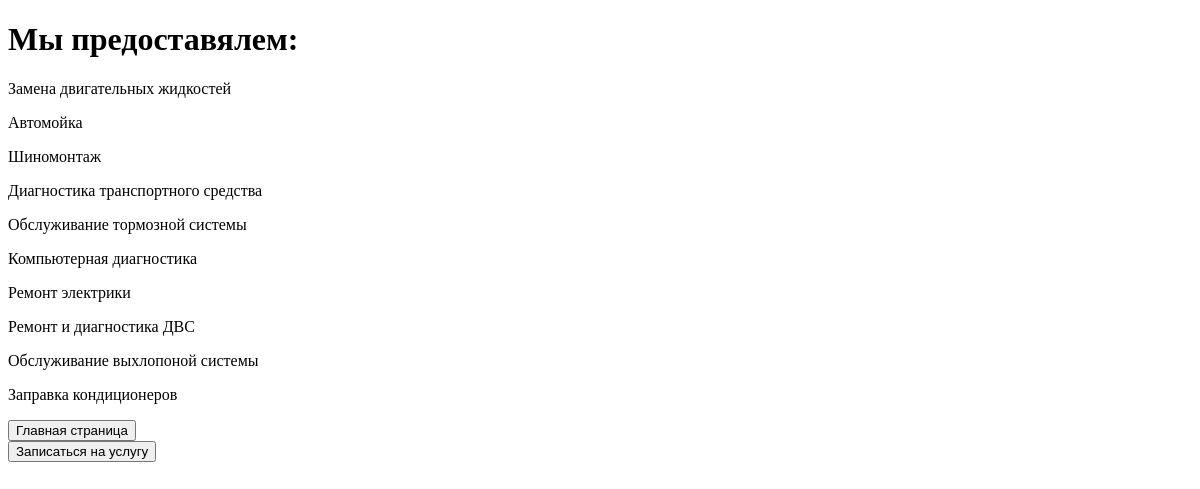
/services/, run on an earlier commit of the app's database.
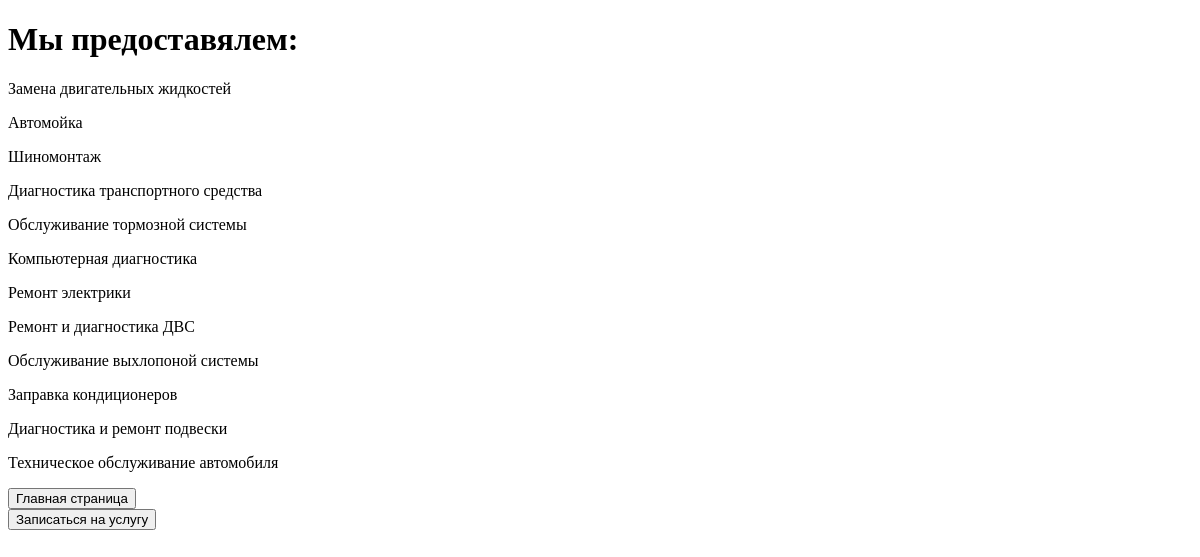
And on a later commit of the database.
### BulkHeadAS/apps/articles/models.py (models this page shows, shortened)
class Services(models.Model):
    service_name = models.CharField('Название услуги', max_length=50, default='')
    class Meta:
        verbose_name = "Услуга"
        verbose_name_plural = "Услуги"

### BulkHeadAS/apps/articles/views.py (the view)
# urls.py: path('services/', views.ShowServices.as_view(), name='service'),
class ShowServices(ListView):
    model = Services
    template_name = 'services.html'

### templates/services.html (shortened to what this page needs)
{% extends 'base.html' %}
{% block content %}
    <h1> Мы предоставялем: </h1>
    {% for i in object_list %}
        <p> {{ i.service_name }} </p>
    {% endfor %}
    <form action="{% url 'main' %}"><button>Главная страница</button></form>
    <form action="{% url 'entrollment' %}"><button>Записаться на услугу</button></form>
{% endblock %}

### templates/base.html (shortened to what this page needs)
<!DOCTYPE html>
<html lang="en">
<head>
</head>
<body>
<main>
    {% block content %}
    {% endblock %}
</main>
</body>
</html>

What changed in the data, as far as the page shows it:
added Services: service_name "Диагностика и ремонт подвески"
added Services: service_name "Техническое обслуживание автомобиля"
